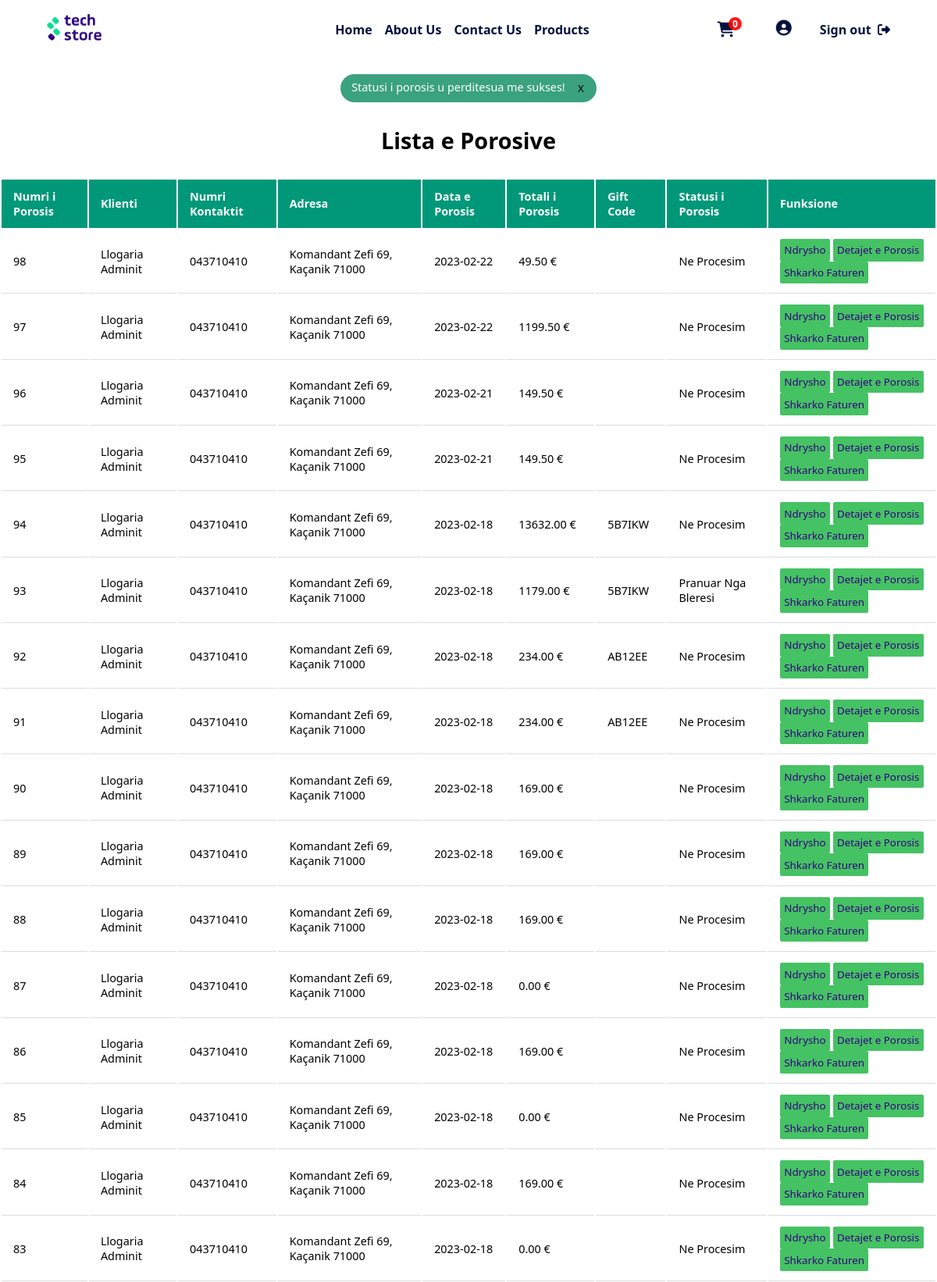
The page /php/admin/porositNgaKlientet.php?porosiaID=98 (signed in, upper part) on the database its author committed.
### tables this page shows
CREATE TABLE IF NOT EXISTS `porosit` (
  `nrPorosis` int(11) NOT NULL AUTO_INCREMENT,
  `idKlienti` int(11) DEFAULT NULL,
  `dataPorosis` date NOT NULL DEFAULT current_timestamp(),
  `TotaliPorosis` decimal(10,2) NOT NULL,
  `kodiZbritjes` char(6) DEFAULT NULL,
  `statusiPorosis` varchar(30) NOT NULL DEFAULT 'Ne Procesim',
  PRIMARY KEY (`nrPorosis`),
  KEY `FK_KlientiPorosia` (`idKlienti`)
);

CREATE TABLE IF NOT EXISTS `user` (
  `userID` int(11) NOT NULL AUTO_INCREMENT,
  `emri` varchar(20) NOT NULL,
  `mbiemri` varchar(30) DEFAULT NULL,
  `username` varchar(20) NOT NULL,
  `email` varchar(50) DEFAULT NULL,
  `password` varchar(60) NOT NULL,
  `aksesi` int(1) NOT NULL DEFAULT 0,
  PRIMARY KEY (`userID`)
);

CREATE TABLE IF NOT EXISTS `tedhenatuser` (
  `userID` int(11) NOT NULL,
  `nrKontaktit` varchar(30) DEFAULT NULL,
  `qyteti` varchar(30) DEFAULT NULL,
  `zipKodi` varchar(7) DEFAULT NULL,
  `adresa` varchar(50) DEFAULT NULL,
  KEY `FK_UserTeDhenatUser` (`userID`)
);

### php/db/dbcon.php (called while the page is built)
<?php
class dbCon
{
    private $conn = '';
    private $hostiIDB = 'localhost';
    private $emriDB = 'techstoredb';
    private $dbUsername = 'root';
    private $dbPass = '';
    public function connDB()
    {
        try {
            $this->conn = new PDO(
                "mysql:host=$this->hostiIDB;dbname=$this->emriDB", $this->dbUsername, $this->dbPass,
                [PDO::ATTR_DEFAULT_FETCH_MODE => PDO::FETCH_ASSOC]
            );
        } catch (PDOException $pdoe) {
            die("Nuk mund të lidhej me bazën e të dhënave {$this->emriDB} :" . $pdoe->getMessage());
        }
        return $this->conn;
    }
}
?>

### php/CRUD/porosiaCRUD.php (called while the page is built, shortened)
<?php
require_once('../db/dbcon.php');
class porosiaCRUD extends dbCon
{
    private $dbConn;
    public function __construct($porosiaID = '', $produktiID = '', $userID = '', $emriKlientit = '', $mbiemriKlientit = '', $emailKlientit = '', $nrKontaktit = '', $qyteti = '', $adresaKlientit = '', $dataPorosis = '', $qmimiProd = '', $sasiaPorositur = '', $qmimiTotal = '', $statusiPorosis = '', $kodiZbritjes = '')
    {
        $this->dbConn = $this->connDB();
    }
            ?>
            <?php
    public function shfaqTeGjithaPorosite()
    {
        try {
            $sql = "SELECT p.nrPorosis, u.emri, u.mbiemri,
                    tu.nrKontaktit, tu.qyteti, tu.zipKodi, tu.adresa, p.dataPorosis, p.TotaliPorosis, p.statusiPorosis, p.kodiZbritjes
                    from porosit p
                    inner join user u on u.userID = p.idKlienti
                    inner join tedhenatuser tu on u.userID = tu.userID
                    ORDER BY nrPorosis DESC;";
            $stm = $this->dbConn->prepare($sql);
            $stm->execute();
            return $stm->fetchAll();
        } catch (Exception $e) {
            return $e->getMessage();
        }
    }
}
?>

### php/admin/porositNgaKlientet.php (the view, shortened to what this page needs)
<?php
require_once('../CRUD/porosiaCRUD.php');
$porosiaCRUD = new porosiaCRUD();
if (isset($_GET['porosiaID'])) {
  $porosiaCRUD->setPorosiaID($_GET['porosiaID']);
  $porosiaCRUD->setStatusiPorosis('E Derguar');
  $porosiaCRUD->perditesoStatusinPorosis();
}
$porosit = $porosiaCRUD->shfaqTeGjithaPorosite();
?>
<!DOCTYPE html>
<html lang="en">
<head>
  <link rel="stylesheet" href="../../css/mesazhetStyle.css" />
  <link rel="stylesheet" href="../../css/adminDashboard.css" />
</head>
<body>
  <?php include '../design/header.php' ?>
  <div class="containerDashboardP">
    <?php
    if (isset($_SESSION['statusiUPerditesua'])) {
      if ($_SESSION['statusiUPerditesua'] == true) {
        ?>
        <div class="mesazhiSuksesStyle">
          <p>Statusi i porosis u perditesua me sukses!</p>
          <button id="mbyllMesazhin">
            X
          </button>
        </div>
        <?php
      }
    }
    ?>
    <h1>Lista e Porosive</h1>
    <table>
      <tr>
        <th>Numri i Porosis</th>
        <th>Klienti</th>
        <th>Numri Kontaktit</th>
        <th>Adresa</th>
        <th>Data e Porosis</th>
        <th>Totali i Porosis</th>
        <th>Gift Code</th>
        <th>Statusi i Porosis</th>
        <th>Funksione</th>
      </tr>
      <?php
      foreach ($porosit as $porosia) {
        ?>
        <tr>
          <td>
            <?php echo $porosia['nrPorosis'] ?>
          </td>
          <td>
            <?php echo $porosia['emri'] . ' ' . $porosia['mbiemri'] ?>
          </td>
          <td>
            <?php echo $porosia['nrKontaktit'] ?>
          </td>
          <td>
            <?php echo $porosia['adresa'] . ', ' . $porosia['qyteti'] . ' ' . $porosia['zipKodi'] ?>
          </td>
          <td>
            <?php echo $porosia['dataPorosis'] ?>
          </td>
          <td>
            <?php echo $porosia['TotaliPorosis'] ?> €
          </td>
          <td>
            <?php echo $porosia['kodiZbritjes'] ?>
          </td>
          <td>
            <?php echo $porosia['statusiPorosis'] ?>
          </td>
          <td>
            <button class="edito"><a href="?porosiaID=<?php echo $porosia['nrPorosis'] ?>">Ndrysho</a></button>
            <button class="edito"><a
                href="../userPages/detajetPorosis.php?porosiaID=<?php echo $porosia['nrPorosis'] ?>">Detajet
                e Porosis</a></button>
            <button class="edito"><a href="../funksione/fatura.php?nrPorosis=<?php echo $porosia['nrPorosis'] ?>"
                target="_blank">Shkarko Faturen</a></button>
          </td>
        </tr>
        <?php
      }
      ?>
    </table>
  </div>
  <?php
  include '../design/footer.php';
  include('../funksione/importimiScriptave.php') ?>
</body>
</html>

### css/mesazhetStyle.css (style rules this page uses)
.mesazhiSuksesStyle { display: flex; gap: 1em; border: none; background-color: #3aa27e; color: white; width: fit-content; padding: 0.5em 1em; border-radius: 25px; }
#mbyllMesazhin { border: none; background: none; color: black; padding: 2px; }

### css/adminDashboard.css (style rules this page uses)
.containerDashboardP { display: flex; justify-content: center; align-items: center; margin: 25px 0; font-size: 0.9em; min-width: 400px; flex-direction: column; gap: 2em; flex-wrap: wrap; }
.containerDashboardP tr th { background-color: #009879; color: #ffffff; text-align: left; font-weight: bold; }
.containerDashboardP th, .containerDashboardP td { padding: 12px 15px; }
.containerDashboardP tr td { border-bottom: 1px solid #dddddd; }
.edito { padding: 0.4em; background-color: #45c263; border: none; border-radius: 2px; }

### css/footer.css (style rules this page uses)
.footer-nav li, a { list-style: none; color: #340182; padding-top: 4px; }
.footer-contact li, a { list-style: none; color: #340182; padding-top: 5px; }

### rows shown on the page
porosit: nrPorosis "98", idKlienti.emri "Llogaria", idKlienti.mbiemri "Adminit", tedhenatuser.nrKontaktit "043710410", tedhenatuser.adresa "Komandant Zefi 69", tedhenatuser.qyteti "Kaçanik", tedhenatuser.zipKodi "71000", dataPorosis "2023-02-22", TotaliPorosis "49.50", statusiPorosis "Ne Procesim"
porosit: nrPorosis "97", idKlienti.emri "Llogaria", idKlienti.mbiemri "Adminit", tedhenatuser.nrKontaktit "043710410", tedhenatuser.adresa "Komandant Zefi 69", tedhenatuser.qyteti "Kaçanik", tedhenatuser.zipKodi "71000", dataPorosis "2023-02-22", TotaliPorosis "1199.50", statusiPorosis "Ne Procesim"
porosit: nrPorosis "96", idKlienti.emri "Llogaria", idKlienti.mbiemri "Adminit", tedhenatuser.nrKontaktit "043710410", tedhenatuser.adresa "Komandant Zefi 69", tedhenatuser.qyteti "Kaçanik", tedhenatuser.zipKodi "71000", dataPorosis "2023-02-21", TotaliPorosis "149.50", statusiPorosis "Ne Procesim"
porosit: nrPorosis "95", idKlienti.emri "Llogaria", idKlienti.mbiemri "Adminit", tedhenatuser.nrKontaktit "043710410", tedhenatuser.adresa "Komandant Zefi 69", tedhenatuser.qyteti "Kaçanik", tedhenatuser.zipKodi "71000", dataPorosis "2023-02-21", TotaliPorosis "149.50", statusiPorosis "Ne Procesim"
porosit: nrPorosis "94", idKlienti.emri "Llogaria", idKlienti.mbiemri "Adminit", tedhenatuser.nrKontaktit "043710410", tedhenatuser.adresa "Komandant Zefi 69", tedhenatuser.qyteti "Kaçanik", tedhenatuser.zipKodi "71000", dataPorosis "2023-02-18", TotaliPorosis "13632.00", kodiZbritjes "5B7IKW", statusiPorosis "Ne Procesim"
porosit: nrPorosis "93", idKlienti.emri "Llogaria", idKlienti.mbiemri "Adminit", tedhenatuser.nrKontaktit "043710410", tedhenatuser.adresa "Komandant Zefi 69", tedhenatuser.qyteti "Kaçanik", tedhenatuser.zipKodi "71000", dataPorosis "2023-02-18", TotaliPorosis "1179.00", kodiZbritjes "5B7IKW", statusiPorosis "Pranuar Nga Bleresi"
porosit: nrPorosis "92", idKlienti.emri "Llogaria", idKlienti.mbiemri "Adminit", tedhenatuser.nrKontaktit "043710410", tedhenatuser.adresa "Komandant Zefi 69", tedhenatuser.qyteti "Kaçanik", tedhenatuser.zipKodi "71000", dataPorosis "2023-02-18", TotaliPorosis "234.00", kodiZbritjes "AB12EE", statusiPorosis "Ne Procesim"
porosit: nrPorosis "91", idKlienti.emri "Llogaria", idKlienti.mbiemri "Adminit", tedhenatuser.nrKontaktit "043710410", tedhenatuser.adresa "Komandant Zefi 69", tedhenatuser.qyteti "Kaçanik", tedhenatuser.zipKodi "71000", dataPorosis "2023-02-18", TotaliPorosis "234.00", kodiZbritjes "AB12EE", statusiPorosis "Ne Procesim"
porosit: nrPorosis "90", idKlienti.emri "Llogaria", idKlienti.mbiemri "Adminit", tedhenatuser.nrKontaktit "043710410", tedhenatuser.adresa "Komandant Zefi 69", tedhenatuser.qyteti "Kaçanik", tedhenatuser.zipKodi "71000", dataPorosis "2023-02-18", TotaliPorosis "169.00", statusiPorosis "Ne Procesim"
porosit: nrPorosis "89", idKlienti.emri "Llogaria", idKlienti.mbiemri "Adminit", tedhenatuser.nrKontaktit "043710410", tedhenatuser.adresa "Komandant Zefi 69", tedhenatuser.qyteti "Kaçanik", tedhenatuser.zipKodi "71000", dataPorosis "2023-02-18", TotaliPorosis "169.00", statusiPorosis "Ne Procesim"
porosit: nrPorosis "88", idKlienti.emri "Llogaria", idKlienti.mbiemri "Adminit", tedhenatuser.nrKontaktit "043710410", tedhenatuser.adresa "Komandant Zefi 69", tedhenatuser.qyteti "Kaçanik", tedhenatuser.zipKodi "71000", dataPorosis "2023-02-18", TotaliPorosis "169.00", statusiPorosis "Ne Procesim"
porosit: nrPorosis "87", idKlienti.emri "Llogaria", idKlienti.mbiemri "Adminit", tedhenatuser.nrKontaktit "043710410", tedhenatuser.adresa "Komandant Zefi 69", tedhenatuser.qyteti "Kaçanik", tedhenatuser.zipKodi "71000", dataPorosis "2023-02-18", TotaliPorosis "0.00", statusiPorosis "Ne Procesim"
porosit: nrPorosis "86", idKlienti.emri "Llogaria", idKlienti.mbiemri "Adminit", tedhenatuser.nrKontaktit "043710410", tedhenatuser.adresa "Komandant Zefi 69", tedhenatuser.qyteti "Kaçanik", tedhenatuser.zipKodi "71000", dataPorosis "2023-02-18", TotaliPorosis "169.00", statusiPorosis "Ne Procesim"
porosit: nrPorosis "85", idKlienti.emri "Llogaria", idKlienti.mbiemri "Adminit", tedhenatuser.nrKontaktit "043710410", tedhenatuser.adresa "Komandant Zefi 69", tedhenatuser.qyteti "Kaçanik", tedhenatuser.zipKodi "71000", dataPorosis "2023-02-18", TotaliPorosis "0.00", statusiPorosis "Ne Procesim"
porosit: nrPorosis "84", idKlienti.emri "Llogaria", idKlienti.mbiemri "Adminit", tedhenatuser.nrKontaktit "043710410", tedhenatuser.adresa "Komandant Zefi 69", tedhenatuser.qyteti "Kaçanik", tedhenatuser.zipKodi "71000", dataPorosis "2023-02-18", TotaliPorosis "169.00", statusiPorosis "Ne Procesim"
porosit: nrPorosis "83", idKlienti.emri "Llogaria", idKlienti.mbiemri "Adminit", tedhenatuser.nrKontaktit "043710410", tedhenatuser.adresa "Komandant Zefi 69", tedhenatuser.qyteti "Kaçanik", tedhenatuser.zipKodi "71000", dataPorosis "2023-02-18", TotaliPorosis "0.00", statusiPorosis "Ne Procesim"
